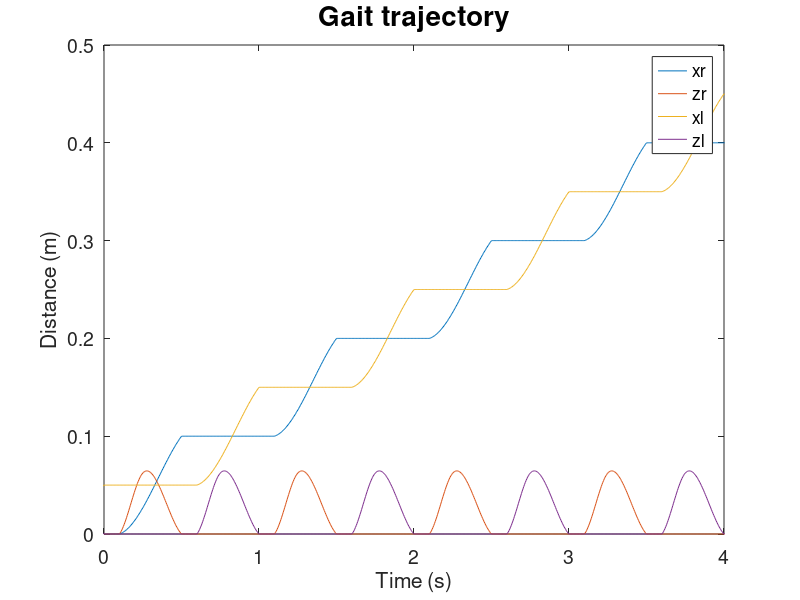

Recreate this plot in MATLAB.
clear all
clc
close all

T_cycle = 1; % works for xr, zr
t_vec=linspace(0,5*T_cycle,1000);


Lstep = .05  ;
FootHeight = 0 ;

t2 = 0.10;
t3 = 0.25;
t4 = 0.5;

for i=1:length(t_vec)
    t_shit=t_vec(i);
    t = mod(t_shit,T_cycle);
    tl = mod(t_shit-0.5*T_cycle,T_cycle);
    
    c = floor(t_shit/T_cycle);
    d = floor( (t_shit+0.5*T_cycle )/T_cycle);
    if mod(t,T_cycle) < t2
        xr(i) = -Lstep + c*2*Lstep;
        zr(i) = FootHeight;
        
        
    elseif mod(t,T_cycle)<t3
        xr(i) = -1.2848*t^3 + 1.4202*t^2 - 0.1938*t - 0.0435 + c*2*Lstep;
        zr(i) = -19.724*t^3 + 10.2116*t^2 - 1.2359*t + 0.0412;
    elseif mod(t,T_cycle)<t4
        xr(i) = -1.5144*t^3 + 1.5855*t^2 - 0.2334*t - 0.0404 + c*2*Lstep;
        zr(i) = 8.1169*t^3 - 9.8338*t^2 + 3.575*t - 0.3437;
        
    else
        
        xr(i) = Lstep + c*2*Lstep;
        zr(i) = FootHeight;
    end
    
    if mod(tl,T_cycle)<t2
        xl(i) = -1.5144*tl^3 + 1.5855*tl^2 - 0.2334*tl - 0.0404 + d*2*Lstep;
        zl(i) = 8.1169*tl^3 - 9.8338*tl^2 + 3.575*tl - 0.3437;
        
    elseif mod(tl,T_cycle)<t3
        xl(i) = Lstep + d*2*Lstep;
        zl(i) = FootHeight;
    elseif mod(tl,T_cycle)<t4
        xl(i) = -Lstep + d*2*Lstep;
        zl(i) = FootHeight;
    else
        xl(i) = -1.2848*tl^3 + 1.4202*tl^2 - 0.1938*tl - 0.0435 + d*2*Lstep;
        zl(i) = -19.724*tl^3 + 10.2116*tl^2 - 1.2359*tl + 0.0412;
        
        
    end
end

xl = xr;
zl = zr;
t_vec_l = t_vec - (T_cycle/2);

    plot(t_vec,xr+Lstep)
    hold on
    plot(t_vec,zr)
    plot(t_vec_l,xl)
    hold on
    
    plot(t_vec_l,zl)
    
    legend('xr','zr','xl','zl')
%     legend()
    
    xlabel('Time (s)')
    ylabel('Distance (m)')
    set(gca,'FontSize',14)
    
    title('Gait trajectory','FontSize',20)
    % legend('xl','zr')
    axis([0 4 0 0.5])
